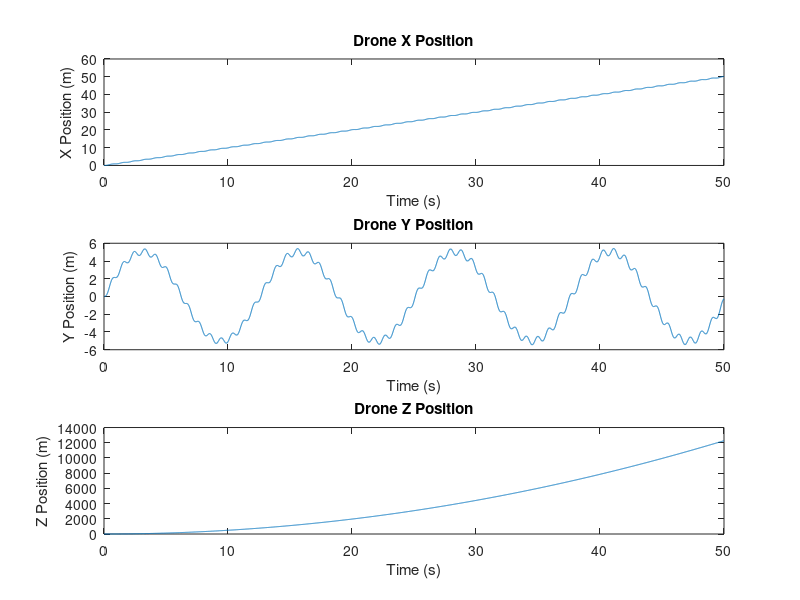
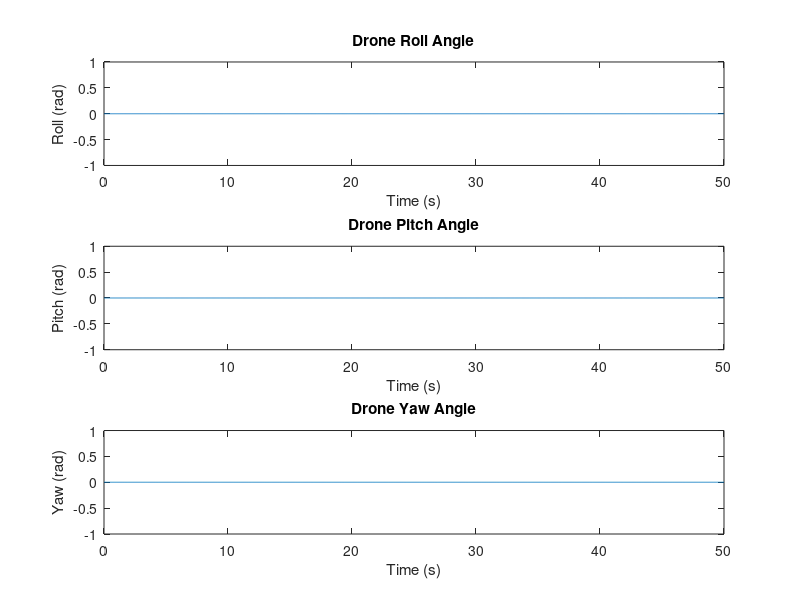
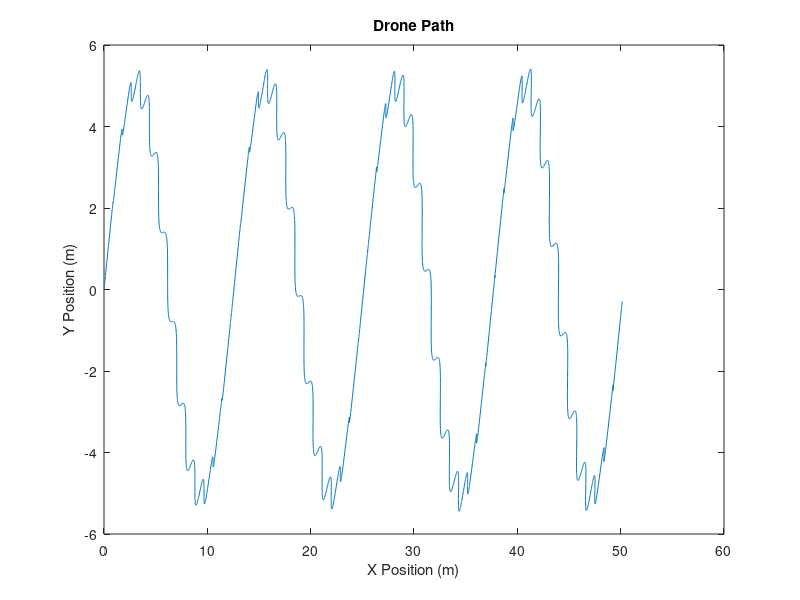

Write MATLAB code to recreate these figures, in order.
clc;
close all;
clear;

% Parameters
m = 1.0;    % mass of the drone (kg)
g = 9.81;   % gravitational acceleration (m/s^2)
Ix = 0.01;  % moment of inertia around x-axis (kg*m^2)
Iy = 0.01;  % moment of inertia around y-axis (kg*m^2)
Iz = 0.02;  % moment of inertia around z-axis (kg*m^2)
l = 0.1;    % distance from the center to the propeller (m)
b = 1e-6;   % thrust factor (N/(rad/s)^2)

% PID controller gains
Kp_pos = 1.0;  % Proportional gain for position
Kd_pos = 0.5;  % Derivative gain for position
Kp_yaw = 1.0;  % Proportional gain for yaw
Kd_yaw = 0.5;  % Derivative gain for yaw
Kp_pitch = 1.0; % Proportional gain for pitch
Kd_pitch = 0.5; % Derivative gain for pitch
Kp_roll = 1.0;  % Proportional gain for roll
Kd_roll = 0.5;  % Derivative gain for roll

% State variables
x = 0; y = 0; z = 0; % position (m)
phi = 0; theta = 0; psi = 0; % orientation (rad)
u = 0; v = 0; w = 0; % linear velocities (m/s)
p = 0; q = 0; r = 0; % angular velocities (rad/s)

% Motor speeds (rad/s)
Omega1 = 1000;
Omega2 = 1000;
Omega3 = 1000;
Omega4 = 1000;

% Time step
dt = 0.01;
time = 0:dt:50;

% Initialize arrays for storing results
x_array = zeros(size(time));
y_array = zeros(size(time));
z_array = zeros(size(time));
phi_array = zeros(size(time));
theta_array = zeros(size(time));
psi_array = zeros(size(time));

% Custom path parameters
% Define the desired sine wave trajectory
desired_trajectory = @(t) [t, 5 * sin(0.5 * t)]; % sine wave along y-axis

% Simulation loop
for t = 1:length(time)
    % Desired position
    pos_des = desired_trajectory(time(t));
    x_des = pos_des(1);
    y_des = pos_des(2);
    
    % Compute desired velocities (finite difference approximation)
    if t == 1
        u_des = 0;
        v_des = 0;
    else
        u_des = (x_des - x_array(t-1)) / dt;
        v_des = (y_des - y_array(t-1)) / dt;
    end
    
    % Thrust and torques
    Ft = m * g; % constant thrust to counteract gravity
    tau_x = Kp_roll * (0 - phi) + Kd_roll * (0 - p);
    tau_y = Kp_pitch * (0 - theta) + Kd_pitch * (0 - q);
    tau_z = Kp_yaw * (0 - psi) + Kd_yaw * (0 - r);
    
    % Proportional control to follow the desired path
    Fx = Kp_pos * (x_des - x) + Kd_pos * (u_des - u);
    Fy = Kp_pos * (y_des - y) + Kd_pos * (v_des - v);
    
    % Update motor speeds based on control inputs
    Omega1 = sqrt((Ft / (4 * b)) - (tau_x / (2 * b * l)) - (tau_y / (2 * b * l)) - (tau_z / (4 * b * l)));
    Omega2 = sqrt((Ft / (4 * b)) - (tau_x / (2 * b * l)) + (tau_y / (2 * b * l)) + (tau_z / (4 * b * l)));
    Omega3 = sqrt((Ft / (4 * b)) + (tau_x / (2 * b * l)) + (tau_y / (2 * b * l)) - (tau_z / (4 * b * l)));
    Omega4 = sqrt((Ft / (4 * b)) + (tau_x / (2 * b * l)) - (tau_y / (2 * b * l)) + (tau_z / (4 * b * l)));
    
    % Ensure motor speeds are non-negative
    Omega1 = max(0, Omega1);
    Omega2 = max(0, Omega2);
    Omega3 = max(0, Omega3);
    Omega4 = max(0, Omega4);
    
    % Equations of motion
    x_dot = u;
    y_dot = v;
    z_dot = w;
    
    u_dot = r * v - q * w - g * theta + Fx / m;
    v_dot = p * w - r * u + g * phi + Fy / m;
    w_dot = q * u - p * v + Ft / m;
    
    p_dot = (Iy - Iz) * q * r / Ix + tau_x / Ix;
    q_dot = (Iz - Ix) * p * r / Iy + tau_y / Iy;
    r_dot = (Ix - Iy) * p * q / Iz + tau_z / Iz;
    
    phi_dot = p + q * sin(phi) * tan(theta) + r * cos(phi) * tan(theta);
    theta_dot = q * cos(phi) - r * sin(phi);
    psi_dot = q * sin(phi) / cos(theta) + r * cos(phi) / cos(theta);
    
    % Update state variables
    x = x + x_dot * dt;
    y = y + y_dot * dt;
    z = z + z_dot * dt;
    
    u = u + u_dot * dt;
    v = v + v_dot * dt;
    w = w + w_dot * dt;
    
    p = p + p_dot * dt;
    q = q + q_dot * dt;
    r = r + r_dot * dt;
    
    phi = phi + phi_dot * dt;
    theta = theta + theta_dot * dt;
    psi = psi + psi_dot * dt;
    
    % Store results
    x_array(t) = x;
    y_array(t) = y;
    z_array(t) = z;
    phi_array(t) = phi;
    theta_array(t) = theta;
    psi_array(t) = psi;
end

% Plot results
figure;
subplot(3,1,1);
plot(time, x_array);
xlabel('Time (s)');
ylabel('X Position (m)');
title('Drone X Position');

subplot(3,1,2);
plot(time, y_array);
xlabel('Time (s)');
ylabel('Y Position (m)');
title('Drone Y Position');

subplot(3,1,3);
plot(time, z_array);
xlabel('Time (s)');
ylabel('Z Position (m)');
title('Drone Z Position');

figure;
subplot(3,1,1);
plot(time, phi_array);
xlabel('Time (s)');
ylabel('Roll (rad)');
title('Drone Roll Angle');

subplot(3,1,2);
plot(time, theta_array);
xlabel('Time (s)');
ylabel('Pitch (rad)');
title('Drone Pitch Angle');

subplot(3,1,3);
plot(time, psi_array);
xlabel('Time (s)');
ylabel('Yaw (rad)');
title('Drone Yaw Angle');

figure;
plot(x_array, y_array);
xlabel('X Position (m)');
ylabel('Y Position (m)');
title('Drone Path');
